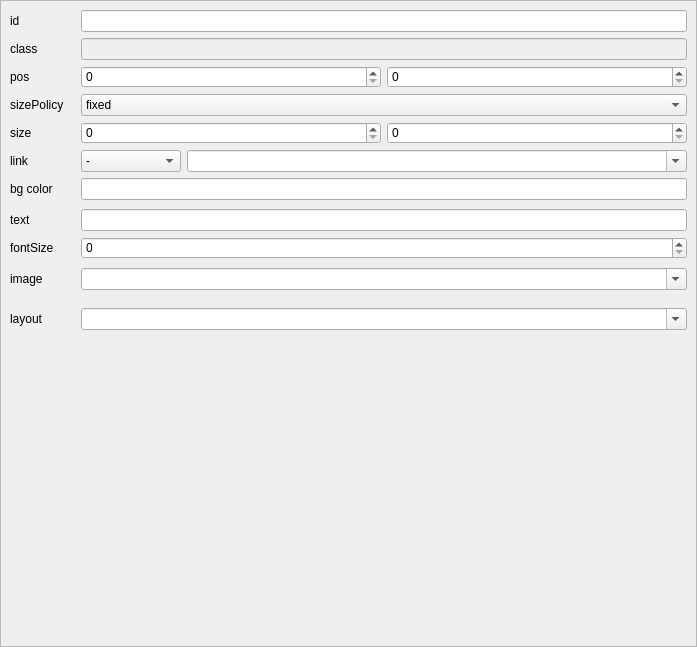
<?xml version="1.0" encoding="UTF-8"?>
<ui version="4.0">
 <class>NLayoutPropEdit</class>
 <widget class="QWidget" name="NLayoutPropEdit">
  <property name="geometry">
   <rect>
    <x>0</x>
    <y>0</y>
    <width>697</width>
    <height>647</height>
   </rect>
  </property>
  <property name="sizePolicy">
   <sizepolicy hsizetype="Preferred" vsizetype="Expanding">
    <horstretch>0</horstretch>
    <verstretch>0</verstretch>
   </sizepolicy>
  </property>
  <property name="windowTitle">
   <string>Form</string>
  </property>
  <property name="styleSheet">
   <string notr="true">QLabel {
  min-width: 65px;  
}</string>
  </property>
  <layout class="QHBoxLayout" name="horizontalLayout">
   <property name="leftMargin">
    <number>0</number>
   </property>
   <property name="topMargin">
    <number>0</number>
   </property>
   <property name="rightMargin">
    <number>0</number>
   </property>
   <property name="bottomMargin">
    <number>0</number>
   </property>
   <item>
    <widget class="QScrollArea" name="scrollArea">
     <property name="widgetResizable">
      <bool>true</bool>
     </property>
     <widget class="QWidget" name="scrollAreaWidgetContents">
      <property name="geometry">
       <rect>
        <x>0</x>
        <y>0</y>
        <width>695</width>
        <height>645</height>
       </rect>
      </property>
      <property name="sizePolicy">
       <sizepolicy hsizetype="Preferred" vsizetype="Expanding">
        <horstretch>0</horstretch>
        <verstretch>0</verstretch>
       </sizepolicy>
      </property>
      <layout class="QVBoxLayout" name="verticalLayout">
       <property name="spacing">
        <number>0</number>
       </property>
       <property name="leftMargin">
        <number>0</number>
       </property>
       <property name="topMargin">
        <number>0</number>
       </property>
       <property name="rightMargin">
        <number>0</number>
       </property>
       <property name="bottomMargin">
        <number>0</number>
       </property>
       <item>
        <widget class="QWidget" name="baseViewWidget" native="true">
         <layout class="QGridLayout" name="gridLayout">
          <property name="bottomMargin">
           <number>0</number>
          </property>
          <item row="6" column="1">
           <widget class="QLineEdit" name="backgroundColor"/>
          </item>
          <item row="2" column="1">
           <layout class="QHBoxLayout" name="horizontalLayout_14">
            <item>
             <widget class="QSpinBox" name="posXSpinBox">
              <property name="maximum">
               <number>9999</number>
              </property>
             </widget>
            </item>
            <item>
             <widget class="QSpinBox" name="posYSpinBox">
              <property name="maximum">
               <number>9999</number>
              </property>
             </widget>
            </item>
           </layout>
          </item>
          <item row="5" column="0">
           <widget class="QLabel" name="label_10">
            <property name="text">
             <string>link</string>
            </property>
           </widget>
          </item>
          <item row="4" column="0">
           <widget class="QLabel" name="label_6">
            <property name="text">
             <string>size</string>
            </property>
           </widget>
          </item>
          <item row="4" column="1">
           <layout class="QHBoxLayout" name="horizontalLayout_15">
            <item>
             <widget class="QSpinBox" name="sizeWidthSpinBox">
              <property name="maximum">
               <number>9999</number>
              </property>
             </widget>
            </item>
            <item>
             <widget class="QSpinBox" name="sizeHeightSpinBox">
              <property name="maximum">
               <number>9999</number>
              </property>
             </widget>
            </item>
           </layout>
          </item>
          <item row="6" column="0">
           <widget class="QLabel" name="label_7">
            <property name="text">
             <string>bg color</string>
            </property>
           </widget>
          </item>
          <item row="3" column="1">
           <widget class="QComboBox" name="sizePolicy">
            <item>
             <property name="text">
              <string>fixed</string>
             </property>
            </item>
            <item>
             <property name="text">
              <string>wrapContent</string>
             </property>
            </item>
           </widget>
          </item>
          <item row="0" column="0">
           <widget class="QLabel" name="label_3">
            <property name="text">
             <string>id</string>
            </property>
           </widget>
          </item>
          <item row="0" column="1">
           <widget class="QLineEdit" name="idLabel"/>
          </item>
          <item row="1" column="0">
           <widget class="QLabel" name="label_4">
            <property name="text">
             <string>class</string>
            </property>
           </widget>
          </item>
          <item row="1" column="1">
           <widget class="QLineEdit" name="classLabel">
            <property name="enabled">
             <bool>false</bool>
            </property>
           </widget>
          </item>
          <item row="2" column="0">
           <widget class="QLabel" name="label_5">
            <property name="text">
             <string>pos</string>
            </property>
           </widget>
          </item>
          <item row="3" column="0">
           <widget class="QLabel" name="label_9">
            <property name="text">
             <string>sizePolicy</string>
            </property>
           </widget>
          </item>
          <item row="5" column="1">
           <layout class="QHBoxLayout" name="horizontalLayout_3">
            <item>
             <widget class="QComboBox" name="linkType">
              <property name="sizePolicy">
               <sizepolicy hsizetype="Fixed" vsizetype="Fixed">
                <horstretch>0</horstretch>
                <verstretch>0</verstretch>
               </sizepolicy>
              </property>
              <property name="minimumSize">
               <size>
                <width>100</width>
                <height>0</height>
               </size>
              </property>
              <item>
               <property name="text">
                <string>-</string>
               </property>
              </item>
              <item>
               <property name="text">
                <string>page</string>
               </property>
              </item>
              <item>
               <property name="text">
                <string>scene</string>
               </property>
              </item>
             </widget>
            </item>
            <item>
             <widget class="NComboBox" name="linkId">
              <property name="editable">
               <bool>true</bool>
              </property>
             </widget>
            </item>
           </layout>
          </item>
         </layout>
        </widget>
       </item>
       <item>
        <widget class="QWidget" name="textViewWidget" native="true">
         <layout class="QGridLayout" name="gridLayout_2">
          <property name="bottomMargin">
           <number>0</number>
          </property>
          <item row="0" column="0">
           <widget class="QLabel" name="label">
            <property name="text">
             <string>text</string>
            </property>
           </widget>
          </item>
          <item row="0" column="1">
           <widget class="QLineEdit" name="extraText"/>
          </item>
          <item row="1" column="0">
           <widget class="QLabel" name="label_11">
            <property name="text">
             <string>fontSize</string>
            </property>
           </widget>
          </item>
          <item row="1" column="1">
           <widget class="QSpinBox" name="extraFontSize">
            <property name="maximum">
             <number>999</number>
            </property>
           </widget>
          </item>
         </layout>
        </widget>
       </item>
       <item>
        <widget class="QWidget" name="imageViewWidget" native="true">
         <layout class="QGridLayout" name="gridLayout_3">
          <item row="0" column="0">
           <widget class="QLabel" name="label_2">
            <property name="sizePolicy">
             <sizepolicy hsizetype="Fixed" vsizetype="Preferred">
              <horstretch>0</horstretch>
              <verstretch>0</verstretch>
             </sizepolicy>
            </property>
            <property name="text">
             <string>image</string>
            </property>
           </widget>
          </item>
          <item row="0" column="1">
           <widget class="NComboBox" name="extraSrc">
            <property name="editable">
             <bool>true</bool>
            </property>
           </widget>
          </item>
         </layout>
        </widget>
       </item>
       <item>
        <widget class="QWidget" name="viewGroupWidget" native="true">
         <layout class="QGridLayout" name="gridLayout_4">
          <property name="bottomMargin">
           <number>0</number>
          </property>
          <item row="1" column="1">
           <widget class="NComboBox" name="extraContentLayout">
            <property name="editable">
             <bool>true</bool>
            </property>
           </widget>
          </item>
          <item row="1" column="0">
           <widget class="QLabel" name="label_8">
            <property name="sizePolicy">
             <sizepolicy hsizetype="Fixed" vsizetype="Preferred">
              <horstretch>0</horstretch>
              <verstretch>0</verstretch>
             </sizepolicy>
            </property>
            <property name="toolTip">
             <string>content layout file</string>
            </property>
            <property name="text">
             <string>layout</string>
            </property>
           </widget>
          </item>
         </layout>
        </widget>
       </item>
       <item>
        <spacer name="verticalSpacer">
         <property name="orientation">
          <enum>Qt::Vertical</enum>
         </property>
         <property name="sizeHint" stdset="0">
          <size>
           <width>20</width>
           <height>40</height>
          </size>
         </property>
        </spacer>
       </item>
      </layout>
     </widget>
    </widget>
   </item>
  </layout>
 </widget>
 <customwidgets>
  <customwidget>
   <class>NComboBox</class>
   <extends>QComboBox</extends>
   <header>extend/n_combo_box.h</header>
  </customwidget>
 </customwidgets>
 <resources/>
 <connections/>
</ui>
